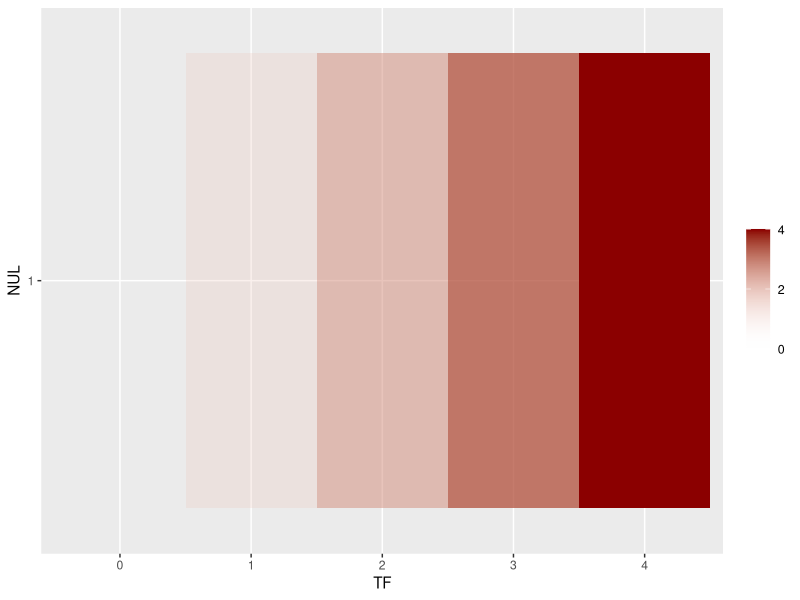
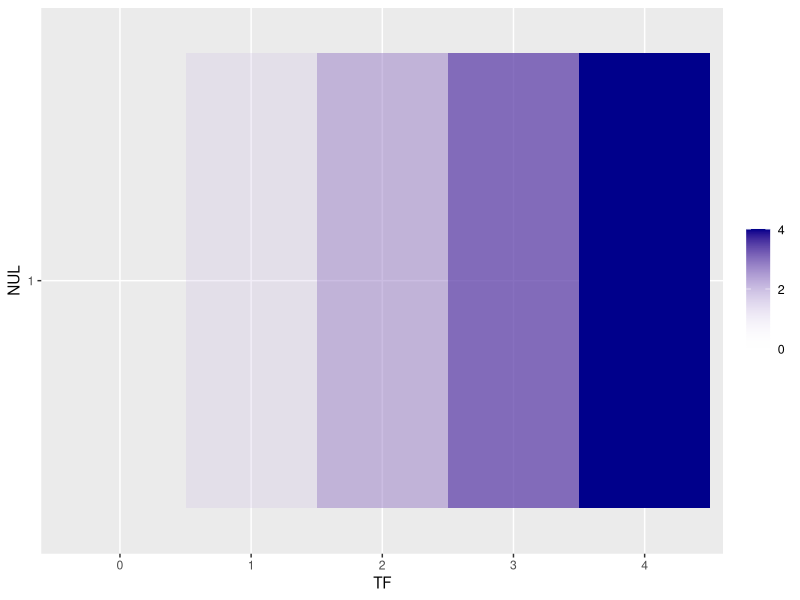

Write the R code that produced these figures, in order.
library(ggplot2)
# color bar
df_plot <- data.frame(pval = c(0, 1, 2, 3, 4), TF = as.character(c(0, 1, 2, 3, 4)))
df_plot$NUL <- rep('1', nrow(df_plot))

plot_bar_up <- 
    ggplot(data = df_plot, aes(x = TF, y = NUL, fill = pval)) + 
    geom_tile() + 
    scale_fill_gradient(low = 'transparent', high = '#8B0000', breaks = c(0, 2, 4)) + 
    labs(fill = '') + 
    theme(legend.title = element_text(size = 6, color = "black"),
          legend.text = element_text(size = 9, color = "black")) 
file.up <- '/home/drizzle_zhang/microbiome/result/Figs/ColorBar_up.png'
ggsave(plot = plot_bar_up, filename = file.up,
       height = 5, width = 5, units = 'cm')

plot_bar_down <- 
    ggplot(data = df_plot, aes(x = TF, y = NUL, fill = pval)) + 
    geom_tile() + 
    scale_fill_gradient(low = 'transparent', high = '#00008B', breaks = c(0, 2, 4)) + 
    labs(fill = '') + 
    theme(legend.title = element_text(size = 6, color = "black"),
          legend.text = element_text(size = 9, color = "black")) 
file.down <- '/home/drizzle_zhang/microbiome/result/Figs/ColorBar_down.png'
ggsave(plot = plot_bar_down, filename = file.down,
       height = 5, width = 5, units = 'cm')
